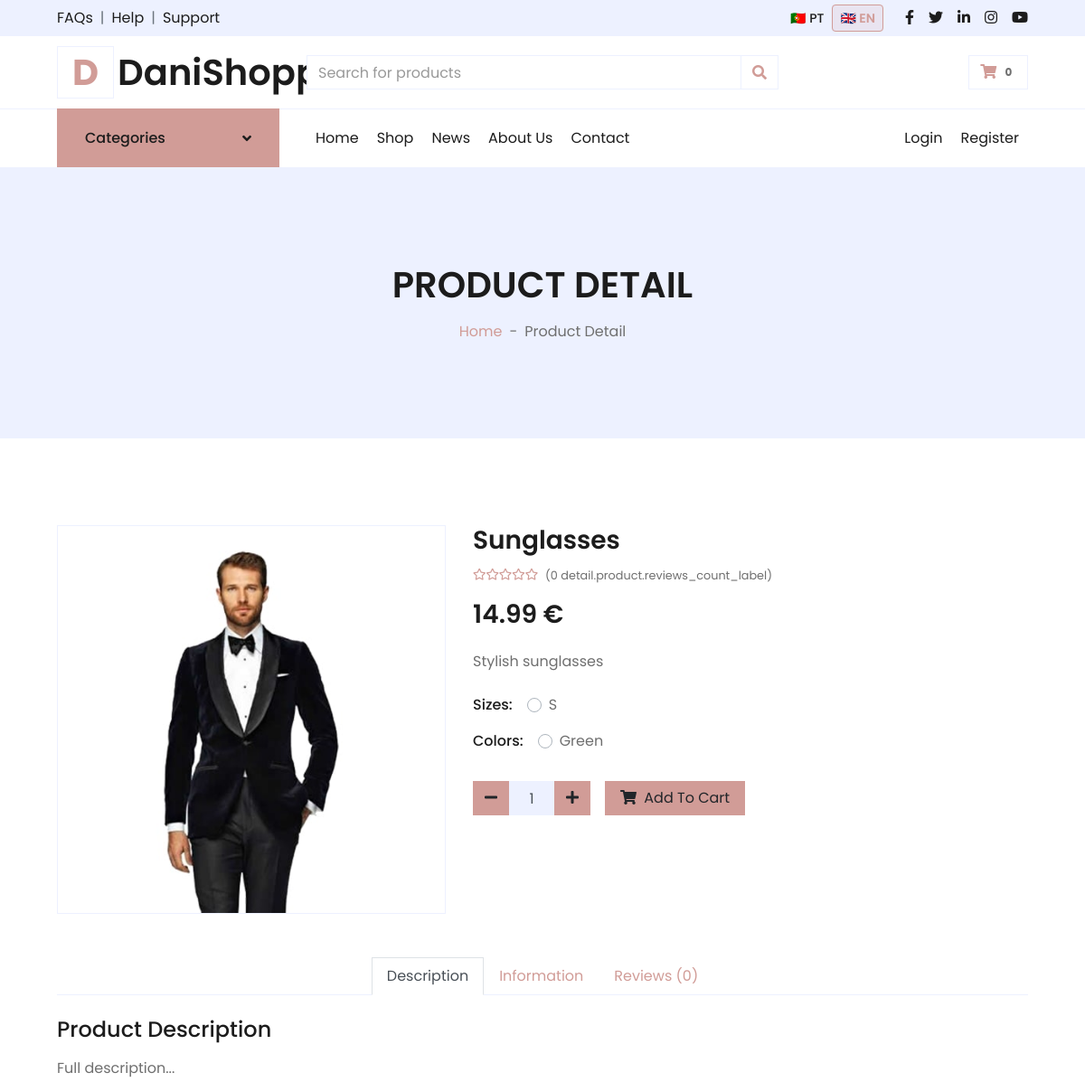
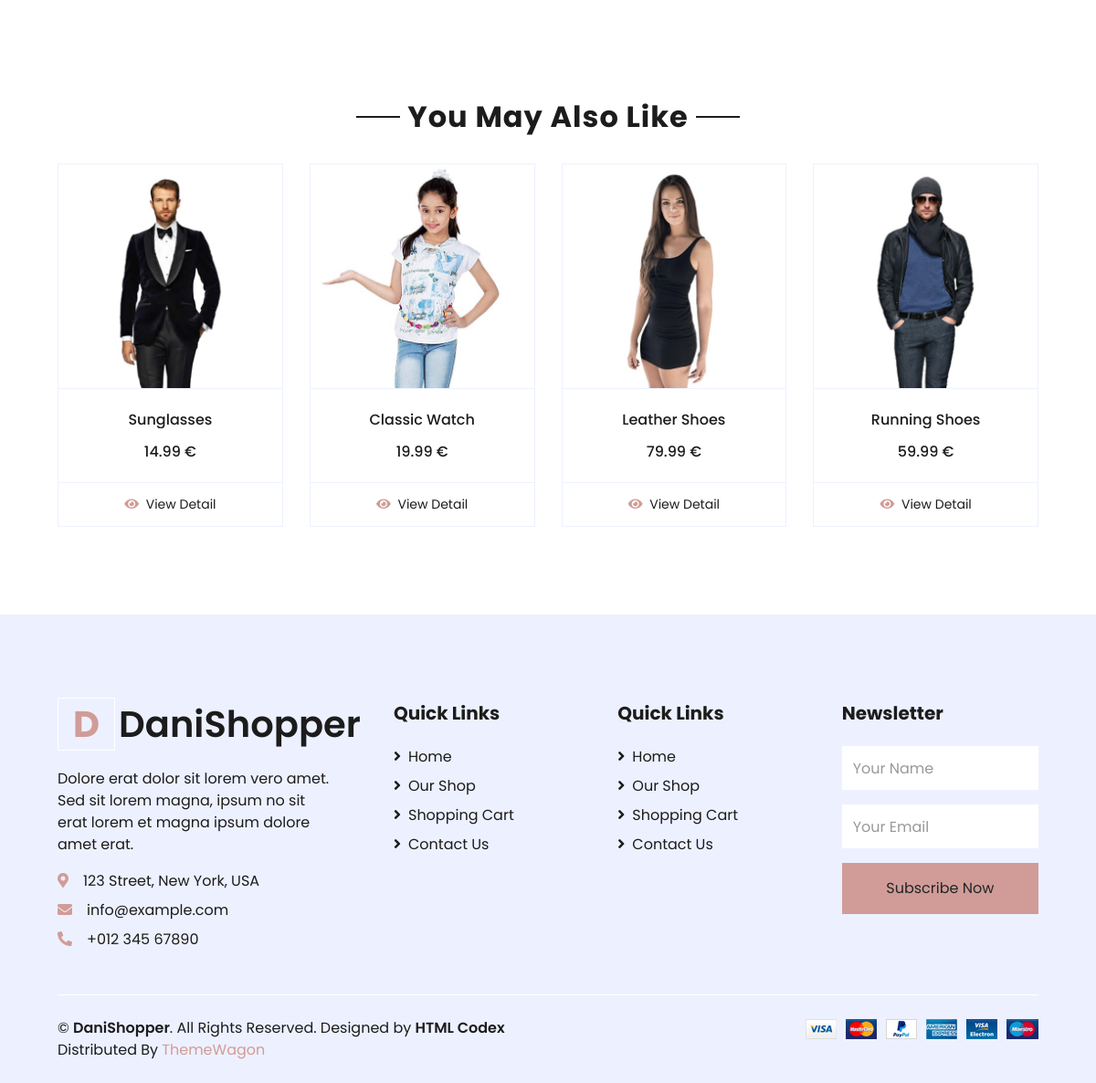
Page /detail.php?slug=sunglasses on the committed database (2 pictures, top to bottom).
### tables this page shows
CREATE TABLE
  `product_translations` (
    `id` int (11) NOT NULL AUTO_INCREMENT,
    `product_id` int (11) DEFAULT NULL,
    `lang_code` varchar(5) DEFAULT NULL,
    `title` varchar(255) NOT NULL,
    `slug` varchar(255) DEFAULT NULL,
    `short_description` text DEFAULT NULL,
    `description` text DEFAULT NULL,
    `additional_info` text DEFAULT NULL,
    PRIMARY KEY (`id`),
    UNIQUE KEY `product_id` (`product_id`, `lang_code`),
    UNIQUE KEY `slug` (`slug`),
    KEY `lang_code` (`lang_code`),
    CONSTRAINT `product_translations_ibfk_1` FOREIGN KEY (`product_id`) REFERENCES `products` (`id`),
    CONSTRAINT `product_translations_ibfk_2` FOREIGN KEY (`lang_code`) REFERENCES `lang` (`code`)
  );

CREATE TABLE
  `products` (
    `id` int (11) NOT NULL AUTO_INCREMENT,
    `codProd` varchar(50) DEFAULT NULL,
    `category_id` int (11) DEFAULT NULL,
    `price` decimal(10, 2) NOT NULL,
    `image` varchar(255) DEFAULT NULL,
    `is_active` tinyint (1) DEFAULT 1,
    `created_at` timestamp NOT NULL DEFAULT current_timestamp(),
    `updated_at` timestamp NOT NULL DEFAULT current_timestamp() ON UPDATE current_timestamp(),
    PRIMARY KEY (`id`),
    UNIQUE KEY `codProd` (`codProd`),
    KEY `category_id` (`category_id`),
    CONSTRAINT `products_ibfk_1` FOREIGN KEY (`category_id`) REFERENCES `categories` (`id`)
  );

CREATE TABLE
  `sizes` (
    `id` int (11) NOT NULL AUTO_INCREMENT,
    `name` varchar(50) NOT NULL,
    PRIMARY KEY (`id`)
  );

CREATE TABLE
  `colors` (
    `id` int (11) NOT NULL AUTO_INCREMENT,
    `hex` varchar(7) DEFAULT NULL,
    PRIMARY KEY (`id`)
  );

### includes/config.php (called while the page is built, shortened)
<?php
$SETTINGS['servername'] = 'localhost';
$SETTINGS['username']   = 'root';
$SETTINGS['password']   = '';
$SETTINGS['dbname']     = 'pi_db';
$SETTINGS['nome_projeto'] = '06-DanielSilva-Site13-FinalProject';
$SETTINGS['isLoginKey'] = 'asjdhaskjgfaskjgfkasjhfskajhdsjkhdaskjh';
$SETTINGS['dir_site'] = dirname(__DIR__) . '/';
$SETTINGS['url_site'] = 'http://localhost:8000';
$SETTINGS['dir_uploads'] = $SETTINGS['dir_site'] . 'uploads/';
$SETTINGS['url_uploads'] = $SETTINGS['url_site'] . '/uploads';
$SETTINGS['fotos_auth'] = ['image/jpeg', 'image/jpg', 'image/png', 'image/webp'];
$SETTINGS['fotos_maxUpload'] = 3000000;
$LANG_CODE = $_SESSION['lingua'] ?? 'pt';
include_once 'db.php';
include_once 'functions.php';

### includes/functions.php (called while the page is built, shortened)
<?php
function db_get_all($table, $where = "1", $order = "id DESC", $limit = "")
{
    $sql = "SELECT * FROM $table WHERE $where ORDER BY $order";
    return my_query($sql);
}
function db_count($table, $where = "1")
{
    $sql = "SELECT COUNT(*) as total FROM $table WHERE $where";
    $res = my_query($sql);
    return $res[0]['total'] ?? 0;
}
function db_select($select, $from, $joins = "", $where = "1", $order = "", $limit = "")
{
    $sql = "SELECT $select FROM $from";
    if ($joins) {
        $sql .= " $joins";
    }
    $sql .= " WHERE $where";
    if ($order) {
        $sql .= " ORDER BY $order";
    }
    if ($limit) {
        $sql .= " LIMIT $limit";
    }
    return my_query($sql);
}
function t($code, $lang_code = null)
{
    static $translations = [];
    if ($lang_code === null) {
        global $LANG_CODE;
        $lang_code = $LANG_CODE ?? 'pt';
    }
    if (!isset($translations[$lang_code])) {
        $rows = db_get_all("traduz", "lang_code = '" . addslashes($lang_code) . "'");
        $translations[$lang_code] = [];
        foreach ($rows as $row) {
            $translations[$lang_code][$row['code']] = $row['text'];
        }
    }
    return $translations[$lang_code][$code] ?? $code;
}
function get_products($limit = 8)
{
    global $LANG_CODE;
    $LANG_CODE = addslashes($LANG_CODE ?? 'pt');
    return db_select(
        "p.*, pt.title, pt.slug, pt.short_description",
        "products p",
        "
        LEFT JOIN product_translations pt
            ON pt.product_id = p.id
            AND pt.lang_code = '$LANG_CODE'
        ",
        "p.is_active = 1",
        "p.id DESC",
        $limit
    );
}
function get_product_by_slug($slug)
{
    global $LANG_CODE;
    $slug = addslashes($slug);
    $LANG_CODE = addslashes($LANG_CODE ?? 'pt');
    $res = db_select(
        "p.*, pt.*",
        "products p",
        "
        LEFT JOIN product_translations pt
            ON pt.product_id = p.id
            AND pt.lang_code = '$LANG_CODE'
        ",
        "pt.slug = '$slug' AND p.is_active = 1",
        "",
        "1"
    );
    return $res[0] ?? null;
}
function get_product_sizes($product_id)
{
    global $LANG_CODE;
    $product_id = (int)$product_id;
    $LANG_CODE = addslashes($LANG_CODE ?? 'pt');
    return db_select(
        "DISTINCT s.id, s.name",
        "product_variants pv",
        "
        LEFT JOIN sizes s ON s.id = pv.size_id
        ",
        "pv.product_id = $product_id AND pv.is_available = 1",
        "s.id ASC"
    );
}
function get_product_colors($product_id)
{
    global $LANG_CODE;
    $product_id = (int)$product_id;
    $LANG_CODE = addslashes($LANG_CODE ?? 'pt');
    return db_select(
        "DISTINCT c.id, c.hex, ct.name",
        "product_variants pv",
        "
        LEFT JOIN colors c ON c.id = pv.color_id
        LEFT JOIN color_translations ct
            ON ct.color_id = c.id
            AND ct.lang_code = '$LANG_CODE'
        ",
        "pv.product_id = $product_id AND pv.is_available = 1",
        "c.id ASC"
    );
}
function get_categories()
{
    global $LANG_CODE;
    $LANG_CODE = addslashes($LANG_CODE ?? 'pt');
    return db_select(
        "
        c.id,
        c.image,
        ct.name
        ",
        "categories c",
        "
        LEFT JOIN category_translations ct
            ON ct.category_id = c.id
            AND ct.lang_code = '$LANG_CODE'
        ",
        "1",
        "c.id ASC"
    );
}
function get_product_review_count($product_id)
{
    $product_id = (int)$product_id;
    return db_count("reviews", "product_id = $product_id AND is_approved = 1");
}
function get_product_average_rating($product_id)
{
    $product_id = (int)$product_id;
    $sql = "SELECT AVG(rating) as average FROM reviews WHERE product_id = $product_id AND is_approved = 1";
    $res = my_query($sql);
    return (float)($res[0]['average'] ?? 0);
}

### includes/db.php (called while the page is built, shortened)
<?php
$SETTINGS['conn'] = my_connect($SETTINGS);
function my_connect($SETTINGS)
{
    $conn = new mysqli($SETTINGS['servername'], $SETTINGS['username'], $SETTINGS['password'], $SETTINGS['dbname']);
    $conn->set_charset('utf8mb4');
    return $conn;
}
function my_query($sql, $debug = 0)
{
    global $SETTINGS;
    $result = $SETTINGS['conn']->query($sql);
    if (isset($result->num_rows)) {
        $arrRes = array();
        if ($result->num_rows > 0) {
            while ($row = $result->fetch_assoc()) {
                $arrRes[] = $row;
            }
        }
        return $arrRes;
    }
    return 0;
}

### detail.php (the view, shortened to what this page needs)
<?php
include_once 'includes/config.php';
$slug = $_GET['slug'] ?? null;
$product = get_product_by_slug($slug);
$related_products = get_products(8);
$sizes = get_product_sizes($product['product_id']);
$colors = get_product_colors($product['product_id']);
$review_count = get_product_review_count($product['product_id']);
$average_rating = get_product_average_rating($product['product_id']);
?>
<!DOCTYPE html>
<html lang="<?= $_SESSION['lingua'] ?? 'pt' ?>">
<?php include 'includes/header.php'; ?>
<div class="container-fluid bg-secondary mb-5">
    <div class="d-flex flex-column align-items-center justify-content-center" style="min-height: 300px">
        <h1 class="font-weight-semi-bold text-uppercase mb-3"><?= t('detail.header.title') ?></h1>
        <div class="d-inline-flex">
            <p class="m-0"><a href="<?= $SETTINGS['url_site'] ?>/index.php"><?= t('detail.header.breadcrumb_home') ?></a></p>
            <p class="m-0 px-2">-</p>
            <p class="m-0"><?= t('detail.header.breadcrumb_detail') ?></p>
        </div>
    </div>
</div>
<div class="container-fluid py-5">
    <div class="row px-xl-5">
        <div class="col-lg-5 pb-5">
            <div class="border">
                <img class="w-100 h-100" src="<?= $SETTINGS['url_site'] ?>/<?= $product['image'] ?>" alt="<?= $product['title'] ?>">
            </div>
        </div>
        <div class="col-lg-7 pb-5">
            <h3 class="font-weight-semi-bold"><?= $product['title'] ?></h3>
            <div class="d-flex mb-3">
                <div class="text-primary mr-2">
                    <?php
                    for ($i = 1; $i <= 5; $i++) {
                        if ($average_rating >= $i) {
                            echo '<small class="fas fa-star"></small>';
                        } elseif ($average_rating >= $i - 0.5) {
                            echo '<small class="fas fa-star-half-alt"></small>';
                        } else {
                            echo '<small class="far fa-star"></small>';
                        }
                    }
                    ?>
                </div>
                <small class="pt-1">(<?= $review_count ?> <?= t('detail.product.reviews_count_label') ?>)</small>
            </div>
            <h3 class="font-weight-semi-bold mb-4">
                <?= number_format($product['price'], 2) ?> €
            </h3>
            <p class="mb-4">
                <?= $product['short_description'] ?? '' ?>
            </p>
            <div class="d-flex mb-3">
                <p class="text-dark font-weight-medium mb-0 mr-3"><?= t('detail.product.sizes_label') ?></p>
                <form action="<?= $SETTINGS['url_site'] ?>/cart_add.php" method="POST">
                    <?php foreach ($sizes as $size): ?>
                        <div class="custom-control custom-radio custom-control-inline">
                            <label class="custom-control-label" for="size-<?= $size['id'] ?>">
                                <?= $size['name'] ?>
                            </label>
                        </div>
                    <?php endforeach; ?>
            </div>
            <div class="d-flex mb-4">
                <p class="text-dark font-weight-medium mb-0 mr-3"><?= t('detail.product.colors_label') ?></p>
                <?php foreach ($colors as $color): ?>
                    <div class="custom-control custom-radio custom-control-inline">
                        <label class="custom-control-label" for="color-<?= $color['id'] ?>">
                            <?= $color['name'] ?>
                        </label>
                    </div>
                <?php endforeach; ?>
            </div>
            <div class="d-flex align-items-center mb-4 pt-2">
                <div class="input-group quantity mr-3" style="width: 130px;">
                    <div class="input-group-btn">
                        <button type="button" class="btn btn-primary btn-minus">
                            <i class="fa fa-minus"></i>
                        </button>
                    </div>
                    <input type="number"
                        name="quantity"
                        value="1"
                        min="1"
                        class="form-control bg-secondary text-center">
                    <div class="input-group-btn">
                        <button type="button" class="btn btn-primary btn-plus">
                            <i class="fa fa-plus"></i>
                        </button>
                    </div>
                </div>
                <button type="submit" class="btn btn-primary px-3">
                    <i class="fa fa-shopping-cart mr-1"></i>
                    <?= t('detail.product.add_to_cart') ?>
                </button>
            </div>
        </div>
    </div>
    <div class="row px-xl-5">
        <div class="col">
            <div class="nav nav-tabs justify-content-center border-secondary mb-4">
                <a class="nav-item nav-link active" data-toggle="tab" href="#tab-pane-1"><?= t('detail.tabs.description') ?></a>
                <a class="nav-item nav-link" data-toggle="tab" href="#tab-pane-2"><?= t('detail.tabs.information') ?></a>
                <a class="nav-item nav-link" data-toggle="tab" href="#tab-pane-3"><?= t('detail.tabs.reviews') ?> (<?= $review_count ?>)</a>
            </div>
            <div class="tab-content">
                <div class="tab-pane fade show active" id="tab-pane-1">
                    <h4 class="mb-3"><?= t('detail.tabs.product_description_title') ?></h4>
                    <p><?= $product['description'] ?></p>
                </div>
            </div>
        </div>
    </div>
</div>
<div class="container-fluid py-5">
    <div class="text-center mb-4">
        <h2 class="section-title px-5">
            <span class="px-2"><?= t('detail.related_products.title') ?></span>
        </h2>
    </div>
    <div class="row px-xl-5">
        <div class="col">
            <div class="owl-carousel related-carousel">
                <?php
                foreach ($related_products as $related_product):
                ?>
                    <div class="card product-item border-0">
                        <div class="card-header product-img position-relative overflow-hidden bg-transparent border p-0">
                            <img class="img-fluid w-100"
                                src="<?= $SETTINGS['url_site'] ?>/<?= $related_product['image'] ?>"
                                alt="<?= $related_product['title'] ?>">
                        </div>
                        <div class="card-body border-left border-right text-center p-0 pt-4 pb-3">
                            <h6 class="text-truncate mb-3">
                                <?= $related_product['title'] ?>
                            </h6>
                            <div class="d-flex justify-content-center">
                                <h6>
                                    <?= number_format($related_product['price'], 2) ?> €
                                </h6>
                            </div>
                        </div>
                        <div class="card-footer d-flex justify-content-center bg-light border">
                            <a href="<?= $SETTINGS['url_site'] ?>/detail.php?slug=<?= $related_product['slug'] ?>"
                                class="btn btn-sm text-dark p-0">
                                <i class="fas fa-eye text-primary mr-1"></i>
                                <?= t('products.buttons.detail') ?>
                            </a>
                        </div>
                    </div>
                <?php endforeach; ?>
            </div>
        </div>
    </div>
</div>
<?php include 'includes/footer.php'; ?>
</body>
</html>

### rows in the picture
product_translations: product.image (picture), title "Sunglasses", product.price "14.99", short_description "Stylish sunglasses", description "Full description..."
sizes: name "S"
colors: name "Green"
product_translations: product.image (picture), title "Classic Watch", product.price "19.99"
product_translations: product.image (picture), title "Leather Shoes", product.price "79.99"
product_translations: product.image (picture), title "Running Shoes", product.price "59.99"

### other values in the picture
t('header.topbar.faqs') "FAQs"
t('header.topbar.help') "Help"
t('header.topbar.support') "Support"
t('header.lang.pt') "PT"
t('header.lang.en') "EN"
t('header.brand.name') "DaniShopper"
t('header.categories.title') "Categories"
t('header.nav.home') "Home"
t('header.nav.shop') "Shop"
t('menu.news') "News"
t('menu.about') "About Us"
t('header.nav.contact') "Contact"
t('header.nav.login') "Login"
t('header.nav.register') "Register"
t('detail.header.title') "PRODUCT DETAIL"
